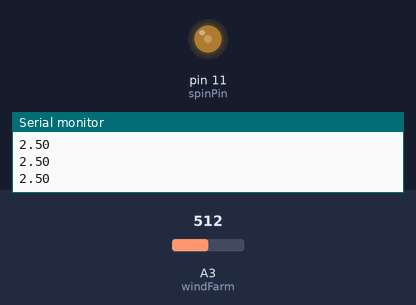
Bench run of a sketch on a simulated Arduino Uno, built with avr-gcc and run on an emulated ATmega328P. Parts: output pins drawn as LEDs (lit = HIGH), the last lines printed to the serial monitor. The test bench sets the inputs (shaded band); at power-on: A3 (windFarm) = 512.

Above: at 1.2 s.
1.3 s: A3 (windFarm) set to 5
2.8 s: A3 (windFarm) set to 2
At 3.1 s:
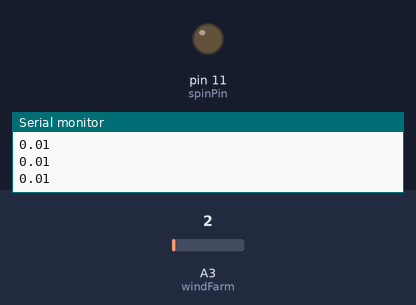
4.3 s: A3 (windFarm) set to 122
At 5.4 s:
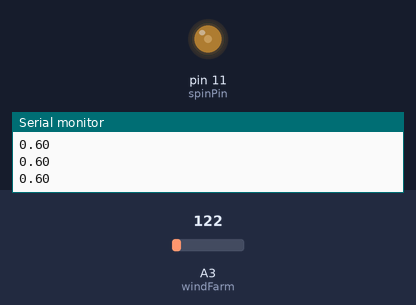
5.8 s: A3 (windFarm) set to 0
At 6.4 s:
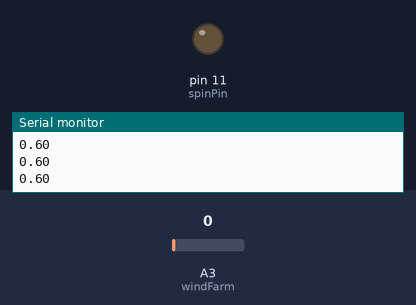
Timing chart, 0 to 8.3 s (numbered marks = the images above; inputs shaded):
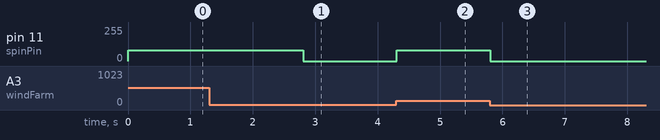

The sketch:

air_vent_wind_farm_demo.ino
```cpp
int windFarm = A3; // pin for all the dc motors + fans in series on the grate
int val = 0; // variable to store value coming from motorPin
int spinPin = 11; // pin for the output speed of the dc motor for painting
int spinSpeed = 0;
float voltage = 0.0;

void setup() {
  pinMode(windFarm, INPUT);
  pinMode(spinPin, OUTPUT);
  Serial.begin(9600);
}

void loop() {
 val = analogRead(windFarm);
 voltage = val * (5.0 / 1023.0);
 if(voltage > 0.0) {
   Serial.println(voltage);
 }
 spinSpeed = val / 4;

 // THIS IS ADDED FOR DEMO PURPOSES
 if(spinSpeed == 0) {
   spinSpeed = 0;
 } else {
   spinSpeed = 80;
 }
 // END OF DEMO PART OF CODE

 analogWrite(spinPin, spinSpeed);
}
```

Measured:
- the behaviour switches between 4 and 3 on A3 (windFarm) (found by bisection; images 0 and 1)
- after the input at 2.8 s, pin 11 (spinPin): 80/255 → 0/255 at once
- after the input at 4.3 s, pin 11 (spinPin): 0/255 → 80/255 at once
- after the input at 5.8 s, pin 11 (spinPin): 80/255 → 0/255 at once
